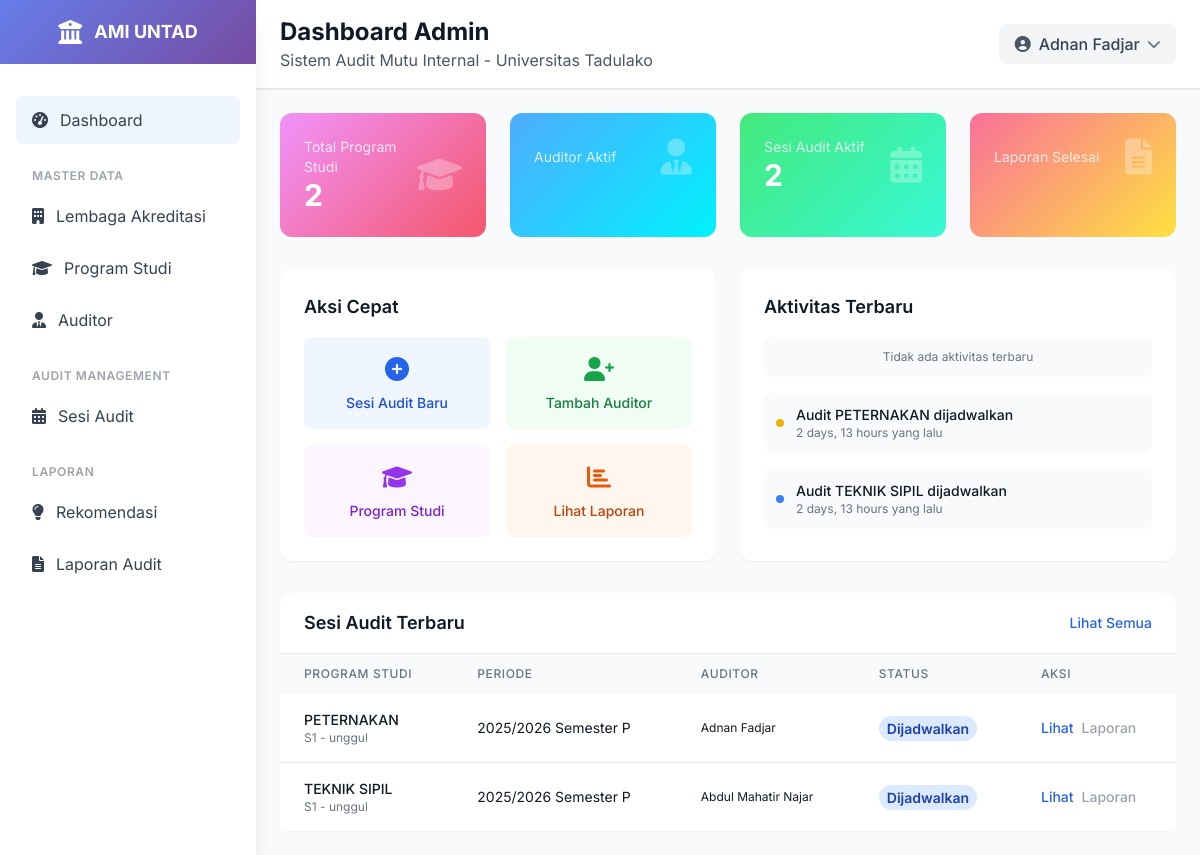
Before: / (signed in) with the older database file.
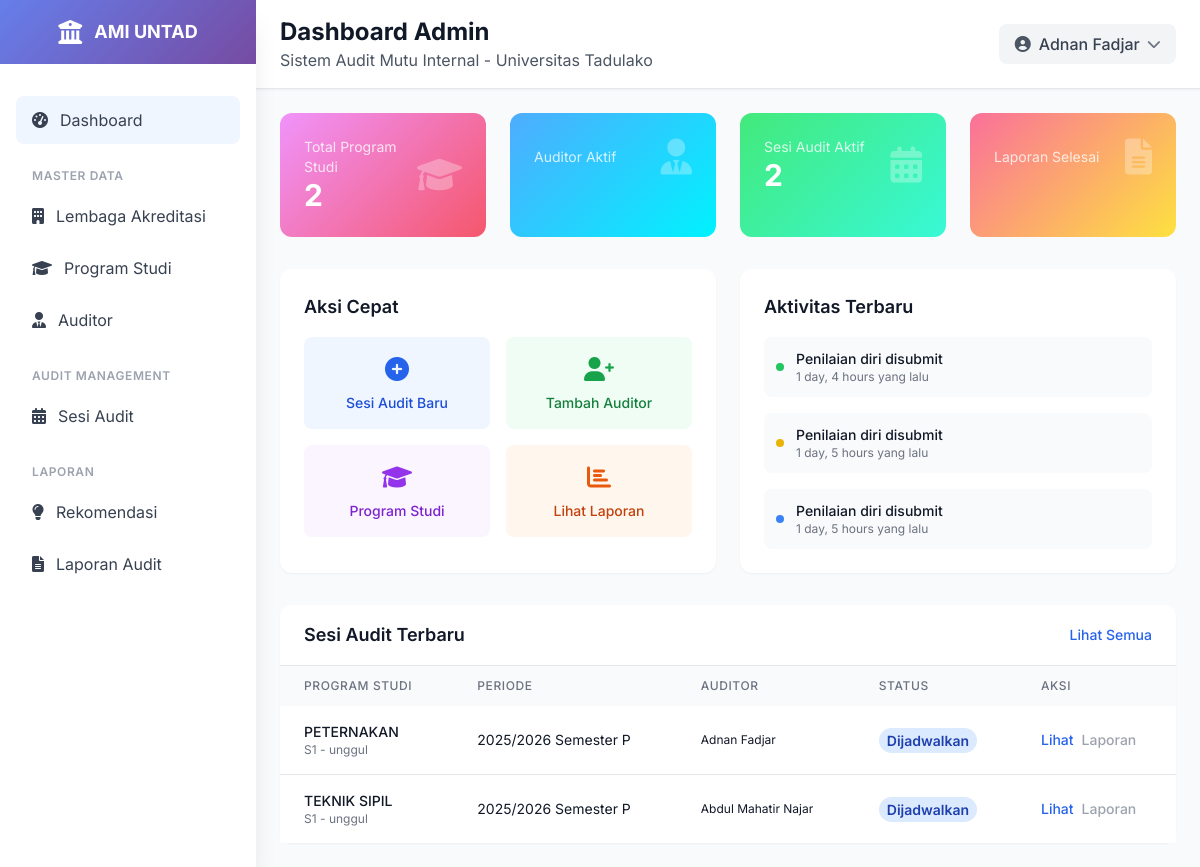
After: the same page with the newer database file.
### ami/models.py (models this page shows, shortened)
class AuditSession(models.Model):
    program_studi = models.ForeignKey(ProgramStudi, on_delete=models.CASCADE, related_name='audit_sessions')
    tahun_akademik = models.CharField(max_length=9)  # Contoh: "2023/2024"
    semester = models.CharField(max_length=2, choices=[
        ('G', 'Ganjil'),
        ('P', 'Genap'),
    ])
    tanggal_mulai_penilaian_mandiri = models.DateField(blank=True, null=True)
    tanggal_selesai_penilaian_mandiri = models.DateField(blank=True, null=True)
    tanggal_mulai_penilaian_auditor = models.DateField(blank=True, null=True)
    tanggal_selesai_penilaian_auditor = models.DateField(blank=True, null=True)
    status = models.CharField(max_length=20, choices=[
        ('DRAFT', 'Draft'),
        ('PENILAIAN_MANDIRI', 'Penilaian Mandiri'),  # Diperbaiki typo
        ('PENILAIAN_AUDITOR', 'Penilaian Auditor'),  # Diperbaiki typo
        ('SELESAI', 'SELESAI'),
    ], default='DRAFT')
    auditor_ketua = models.ForeignKey(Auditor, on_delete=models.SET_NULL, null=True, blank=True, related_name='ketua_audit_sessions')
    auditor_anggota = models.ManyToManyField(Auditor, related_name='anggota_audit_sessions', blank=True)
    class Meta:
        verbose_name = "Sesi Audit"
        verbose_name_plural = "Sesi Audit"
        unique_together = ['program_studi', 'tahun_akademik', 'semester']
        ordering = ['-tanggal_mulai_penilaian_mandiri']

class ProgramStudi(models.Model):
    lembaga_akreditasi = models.ForeignKey(LembagaAkreditasi, on_delete=models.PROTECT, related_name='program_studi')
    kode = models.CharField(max_length=10, unique=True)
    nama = models.CharField(max_length=255)
    fakultas = models.CharField(max_length=200, choices=[
        ('FKIP', 'FKIP'),
        ('FISIP', 'FISIP'),
        ('FEB', 'FEB'),
        ('FAKUM', 'FAKUM'),
        ('FAPERTA', 'FAPERTA'),
        ('FATEK', 'FATEK'),
        ('FMIPA', 'FMIPA'),
        ('FAHUT', 'FAHUT'),
        ('FK', 'FK'),
        ('FAPETKAN', 'FAPETKAN'),
        ('FKM', 'FKM'),
        ('Pascasarjana', 'Pascasarjana'),
    ])
    jenjang = models.CharField(max_length=50, choices=[
        ('D3', 'Diploma 3'),
        ('D4', 'Diploma 4'),
        ('S1', 'Sarjana'),
        ('S2', 'Magister'),
        ('S3', 'Doktor'),
    ])
    akreditasi = models.CharField(max_length=50, blank=True, null=True, choices=[
        ('unggul', 'UNGGUL'),
        ('baik_sekali', 'BAIK SEKALI'),
        ('baik', 'BAIK'),
        ('A', 'A'),
        ('B', 'B'),
        ('C', 'C'),
        ('belum', 'Belum Terakreditasi')
    ] )
    tanggal_akreditasi = models.DateField(blank=True, null=True)
    class Meta:
        verbose_name = "Program Studi"
        verbose_name_plural = "Program Studi"
        ordering = ['kode']

class Auditor(models.Model):
    user = models.OneToOneField(User, on_delete=models.CASCADE)
    nuptk = models.CharField(max_length=20, unique=True)
    nama_lengkap = models.CharField(max_length=255)
    jabatan = models.CharField(max_length=255)
    unit_kerja = models.CharField(max_length=255)
    nomor_registrasi = models.CharField(max_length=50, blank=True, null=True)
    is_auditor_ketua = models.BooleanField(default=False)
    status = models.CharField(max_length=20, choices=[
        ('aktif', 'aktif'),
        ('tidak aktif', 'tidak aktif'),
    ], default='aktif')
    class Meta:
        verbose_name = "Auditor"
        verbose_name_plural = "Auditor"
        ordering = ['nama_lengkap']

class PenilaianDiri(models.Model):
    audit_session = models.ForeignKey(AuditSession, on_delete=models.CASCADE, related_name='penilaian_diri')
    elemen = models.ForeignKey(Elemen, on_delete=models.CASCADE, null=True)
    skor = models.FloatField(null=True, blank=True)
    bukti_dokumen = models.URLField(blank=True, null=True)  # Sudah menggunakan URLField
    komentar = models.TextField(blank=True, null=True)
    tanggal_penilaian = models.DateTimeField(auto_now_add=True)
    status = models.CharField(max_length=20, choices=[
        ('BELUM', 'Belum Dinilai'),
        ('TERISI', 'Sudah Terisi'),
        ('DIAJUKAN', 'Diajukan untuk Audit'),
    ], default='BELUM')
    class Meta:
        verbose_name = "Penilaian Diri"
        verbose_name_plural = "Penilaian Diri"
        unique_together = ['audit_session', 'elemen']
        ordering = ['elemen__kode']

### ami/views.py (the view)
# urls.py: path('', views.dashboard, name='dashboard'),
@login_required
def dashboard(request):
    total_program_studi = ProgramStudi.objects.count()
    total_audit_session = AuditSession.objects.count()
    total_penilaian_diri = PenilaianDiri.objects.count()
    total_audit = Audit.objects.count()
    latest_audit_sessions = AuditSession.objects.select_related('program_studi').order_by('-tanggal_mulai_penilaian_mandiri')[:5]
    latest_penilaian_diri = PenilaianDiri.objects.select_related(
        'audit_session', 'audit_session__program_studi', 'elemen'
    ).order_by('-tanggal_penilaian')[:5]
    context = {
        'total_program_studi': total_program_studi,
        'total_audit_session': total_audit_session,
        'total_penilaian_diri': total_penilaian_diri,
        'total_audit': total_audit,
        'latest_audit_sessions': latest_audit_sessions,
        'latest_penilaian_diri': latest_penilaian_diri,
    }
    return render(request, 'ami/dashboard.html', context)

### templates/ami/dashboard.html (shortened to what the changed rows need)
{% extends 'base.html' %}
{% load static %}
{% block page_title %}Dashboard Admin{% endblock %}
{% block content %}
<div class="p-4 lg:p-6">
    <div class="grid grid-cols-1 lg:grid-cols-2 gap-4 lg:gap-6 mb-6 lg:mb-8">
        <div class="bg-white rounded-xl shadow-sm p-4 lg:p-6 card-hover transition-all duration-300">
            <div class="space-y-4">
                {% for penilaian in latest_penilaian_diri %}
                    <div class="flex items-center space-x-3 p-3 bg-gray-50 rounded-lg">
                        <div class="w-2 h-2 {% if forloop.counter0|divisibleby:3 %}bg-green-500{% elif forloop.counter0|divisibleby:2 %}bg-blue-500{% else %}bg-yellow-500{% endif %} rounded-full"></div>
                        <div class="flex-1">
                            <p class="text-sm font-medium text-gray-900">
                                Penilaian diri {{ penilaian.indikator.nama }} disubmit
                            </p>
                            <p class="text-xs text-gray-500">
                                {{ penilaian.tanggal_penilaian|timesince }} yang lalu
                            </p>
                        </div>
                    </div>
                {% empty %}
                    <div class="text-center py-3 bg-gray-50 rounded-lg">
                        <p class="text-xs text-gray-500">Tidak ada aktivitas terbaru</p>
                    </div>
                {% endfor %}
                {% for session in latest_audit_sessions %}
                    {% if forloop.counter <= 2 and not latest_penilaian_diri %}
                        <div class="flex items-center space-x-3 p-3 bg-gray-50 rounded-lg">
                            <div class="w-2 h-2 {% if forloop.counter|divisibleby:3 %}bg-green-500{% elif forloop.counter|divisibleby:2 %}bg-blue-500{% else %}bg-yellow-500{% endif %} rounded-full"></div>
                            <div class="flex-1">
                                <p class="text-sm font-medium text-gray-900">
                                    Audit {{ session.program_studi.nama }} {% if session.status == 'selesai' %}selesai{% else %}dijadwalkan{% endif %}
                                </p>
                                <p class="text-xs text-gray-500">
                                    {{ session.tanggal_mulai_penilaian_mandiri|timesince }} yang lalu
                                </p>
                            </div>
                        </div>
                    {% endif %}
                {% endfor %}
            </div>
        </div>
    </div>
    <div class="bg-white rounded-xl shadow-sm card-hover transition-all duration-300">
        <div class="overflow-x-auto">
            <table class="w-full">
                <thead class="bg-gray-50">
                    <tr>
                        <th class="px-3 lg:px-6 py-3 text-left text-xs font-medium text-gray-500 uppercase tracking-wider">Program Studi</th>
                        <th class="px-3 lg:px-6 py-3 text-left text-xs font-medium text-gray-500 uppercase tracking-wider hidden sm:table-cell">Periode</th>
                        <th class="px-3 lg:px-6 py-3 text-left text-xs font-medium text-gray-500 uppercase tracking-wider hidden md:table-cell">Auditor</th>
                        <th class="px-3 lg:px-6 py-3 text-left text-xs font-medium text-gray-500 uppercase tracking-wider">Status</th>
                        <th class="px-3 lg:px-6 py-3 text-left text-xs font-medium text-gray-500 uppercase tracking-wider">Aksi</th>
                    </tr>
                </thead>
                <tbody class="bg-white divide-y divide-gray-200">
                    {% for session in latest_audit_sessions %}
                    <tr class="hover:bg-gray-50 transition-colors">
                        <td class="px-3 lg:px-6 py-4 whitespace-nowrap">
                            <div class="text-xs lg:text-sm font-medium text-gray-900">{{ session.program_studi.nama }}</div>
                            <div class="text-xs text-gray-500">{{ session.program_studi.jenjang }} - {{ session.program_studi.akreditasi }}</div>
                        </td>
                        <td class="px-3 lg:px-6 py-4 whitespace-nowrap text-xs lg:text-sm text-gray-900 hidden sm:table-cell">
                            {{ session.tahun_akademik }} Semester {{ session.semester }}
                        </td>
                        <td class="px-3 lg:px-6 py-4 whitespace-nowrap text-xs lg:text-gray-900 hidden md:table-cell">
                            {% if session.auditor_ketua %}
                                {{ session.auditor_ketua.nama_lengkap }}
                            {% else %}
                                -
                            {% endif %}
                        </td>
                        <td class="px-3 lg:px-6 py-4 whitespace-nowrap">
                            {% if session.status == 'selesai' %}
                                <span class="px-1 py-0.5 lg:px-2 lg:py-1 text-xs lg:text-sm font-semibold rounded-full bg-green-100 text-green-800">Selesai</span>
                            {% elif session.status == 'berlangsung' %}
                                <span class="px-1 py-0.5 lg:px-2 lg:py-1 text-xs lg:text-sm font-semibold rounded-full bg-yellow-100 text-yellow-800">Berlangsung</span>
                            {% else %}
                                <span class="px-1 py-0.5 lg:px-2 lg:py-1 text-xs lg:text-sm font-semibold rounded-full bg-blue-100 text-blue-800">Dijadwalkan</span>
                            {% endif %}
                        </td>
                        <td class="px-3 lg:px-6 py-4 whitespace-nowrap text-xs lg:text-sm font-medium">
                            <div class="flex flex-wrap gap-2">
                                <a href="{% url 'ami:audit_session_detail' session.id %}" class="text-blue-600 hover:text-blue-900">Lihat</a>
                                {% if session.status == 'selesai' %}
                                    <a href="{% url 'ami:laporan_audit' session.id %}" class="text-green-600 hover:text-green-900">Laporan</a>
                                {% else %}
                                    <span class="text-gray-400 cursor-not-allowed">Laporan</span>
                                {% endif %}
                            </div>
                        </td>
                    </tr>
                    {% empty %}
                    <tr>
                        <td colspan="5" class="px-4 lg:px-6 py-4 text-center text-gray-500 text-sm">Tidak ada sesi audit terbaru</td>
                    </tr>
                    {% endfor %}
                </tbody>
            </table>
        </div>
    </div>
</div>
{% endblock %}

Changed rows visible on the page:
no longer on one of the page's lists (row edited): AuditSession: program_studi.nama "PETERNAKAN", tanggal_mulai_penilaian_mandiri "2 days, 13 hours"
no longer on one of the page's lists (row edited): AuditSession: program_studi.nama "TEKNIK SIPIL", tanggal_mulai_penilaian_mandiri "2 days, 13 hours"
added PenilaianDiri: tanggal_penilaian "1 day, 4 hours"
added PenilaianDiri: tanggal_penilaian "1 day, 5 hours"
added PenilaianDiri: tanggal_penilaian "1 day, 5 hours"
Other visible differences:
text no longer shown: "Tidak ada aktivitas terbaru"
